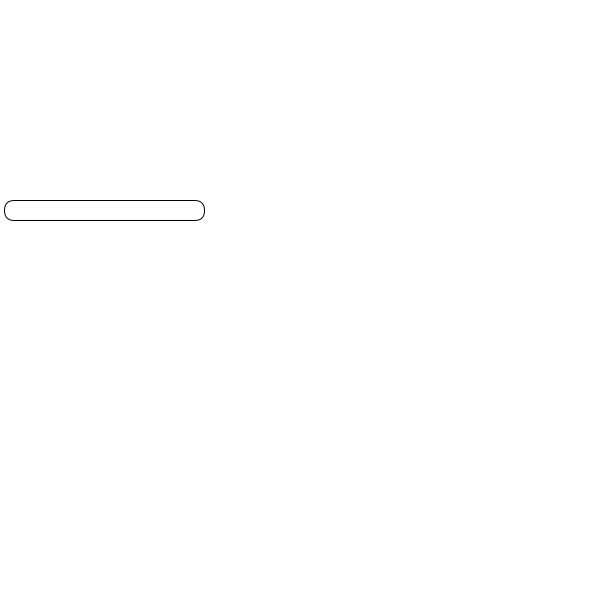
Frame 1 (no input)
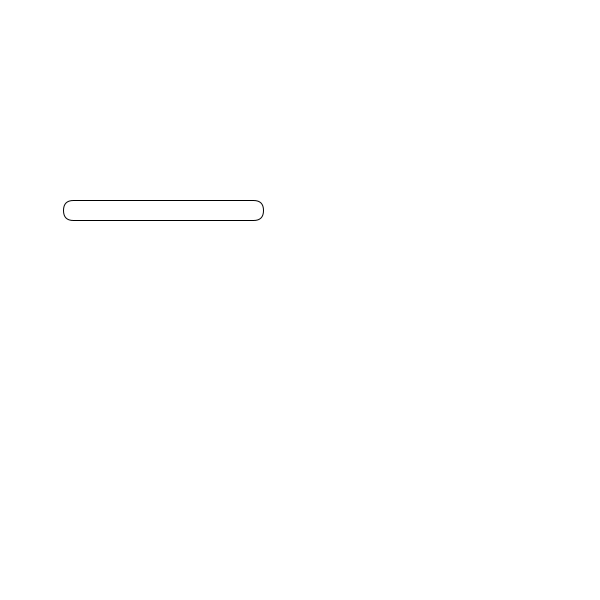
Frame 60 (the mouse pressed at the canvas centre just before this capture)
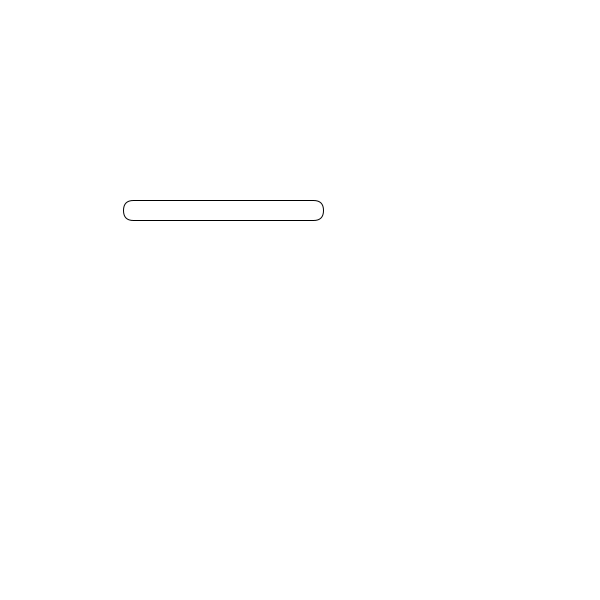
Frame 120 (the mouse held since frame 60 and released just before this capture)

The Processing sketch that drew these frames (run headless with seeded random() and noise(); from frame 60 on, the mouse is pressed at the canvas centre):

// Processing sketch: week1class1
// ── week1class1.pde
// In class code - week 1 class 1
// Art22 Spring 2020
// Author: Mark Hirsch


// ingredients
int number; // create a integer variable name "number"

// setup the ingredients
void setup(){
 size(600,600); // create a window  
 number = 4; // set number to 4
 
}


// COOK! - do actions with the ingredients
void draw(){
  background(255,255,255); // change background color to white
  rect(number,200,200,20,20); // draw a rectangle (x,y,width,height)
  
  number = number + 1; // increase number by 1
  //println(number); // print number
}
